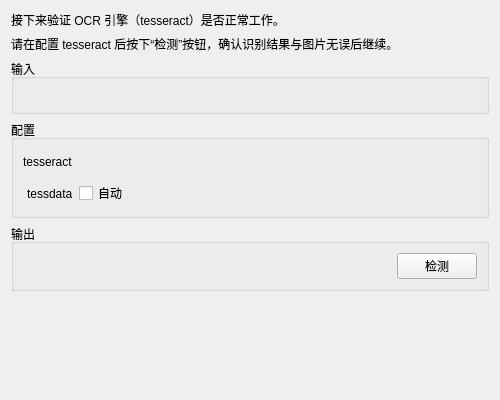
<?xml version="1.0" encoding="UTF-8"?>
<ui version="4.0">
 <class>Prepare_Tesseract</class>
 <widget class="QWidget" name="Prepare_Tesseract">
  <property name="geometry">
   <rect>
    <x>0</x>
    <y>0</y>
    <width>500</width>
    <height>400</height>
   </rect>
  </property>
  <property name="windowTitle">
   <string notr="true">Prepare Tesseract</string>
  </property>
  <layout class="QVBoxLayout" name="verticalLayout">
   <item>
    <widget class="QLabel" name="label">
     <property name="text">
      <string>接下来验证 OCR 引擎（tesseract）是否正常工作。</string>
     </property>
    </widget>
   </item>
   <item>
    <widget class="QLabel" name="label_2">
     <property name="text">
      <string>请在配置 tesseract 后按下“检测”按钮，确认识别结果与图片无误后继续。</string>
     </property>
    </widget>
   </item>
   <item>
    <widget class="QGroupBox" name="groupBox_3">
     <property name="title">
      <string>输入</string>
     </property>
     <layout class="QHBoxLayout" name="horizontalLayout_2">
      <item>
       <widget class="QLabel" name="imageLabel">
        <property name="sizePolicy">
         <sizepolicy hsizetype="Expanding" vsizetype="Preferred">
          <horstretch>0</horstretch>
          <verstretch>0</verstretch>
         </sizepolicy>
        </property>
        <property name="text">
         <string notr="true"/>
        </property>
        <property name="pixmap">
         <pixmap>:/images/ocr_test.png</pixmap>
        </property>
        <property name="alignment">
         <set>Qt::AlignLeading|Qt::AlignLeft|Qt::AlignTop</set>
        </property>
       </widget>
      </item>
     </layout>
    </widget>
   </item>
   <item>
    <widget class="QGroupBox" name="groupBox">
     <property name="title">
      <string>配置</string>
     </property>
     <layout class="QFormLayout" name="formLayout">
      <property name="labelAlignment">
       <set>Qt::AlignRight|Qt::AlignTrailing|Qt::AlignVCenter</set>
      </property>
      <item row="0" column="0">
       <widget class="QLabel" name="label_4">
        <property name="sizePolicy">
         <sizepolicy hsizetype="Preferred" vsizetype="Expanding">
          <horstretch>0</horstretch>
          <verstretch>0</verstretch>
         </sizepolicy>
        </property>
        <property name="text">
         <string notr="true">tesseract</string>
        </property>
       </widget>
      </item>
      <item row="0" column="1">
       <widget class="FileSelector" name="tesseractFileSelector" native="true"/>
      </item>
      <item row="1" column="0">
       <widget class="QLabel" name="label_5">
        <property name="sizePolicy">
         <sizepolicy hsizetype="Preferred" vsizetype="Expanding">
          <horstretch>0</horstretch>
          <verstretch>0</verstretch>
         </sizepolicy>
        </property>
        <property name="text">
         <string notr="true">tessdata</string>
        </property>
       </widget>
      </item>
      <item row="1" column="1">
       <widget class="QWidget" name="widget_2" native="true">
        <layout class="QHBoxLayout" name="horizontalLayout">
         <property name="leftMargin">
          <number>0</number>
         </property>
         <property name="topMargin">
          <number>0</number>
         </property>
         <property name="rightMargin">
          <number>0</number>
         </property>
         <property name="bottomMargin">
          <number>0</number>
         </property>
         <item>
          <widget class="QCheckBox" name="tessdataAutoCheckBox">
           <property name="text">
            <string>自动</string>
           </property>
          </widget>
         </item>
         <item>
          <widget class="FileSelector" name="tessdataFileSelector" native="true">
           <property name="sizePolicy">
            <sizepolicy hsizetype="Expanding" vsizetype="Preferred">
             <horstretch>0</horstretch>
             <verstretch>0</verstretch>
            </sizepolicy>
           </property>
          </widget>
         </item>
        </layout>
       </widget>
      </item>
     </layout>
    </widget>
   </item>
   <item>
    <widget class="QGroupBox" name="groupBox_2">
     <property name="title">
      <string>输出</string>
     </property>
     <layout class="QHBoxLayout" name="horizontalLayout_3">
      <item>
       <widget class="QLabel" name="resultLabel">
        <property name="sizePolicy">
         <sizepolicy hsizetype="Expanding" vsizetype="Preferred">
          <horstretch>0</horstretch>
          <verstretch>0</verstretch>
         </sizepolicy>
        </property>
        <property name="text">
         <string notr="true"/>
        </property>
       </widget>
      </item>
      <item>
       <widget class="QPushButton" name="executeButton">
        <property name="text">
         <string>检测</string>
        </property>
       </widget>
      </item>
     </layout>
    </widget>
   </item>
   <item>
    <spacer name="verticalSpacer">
     <property name="orientation">
      <enum>Qt::Vertical</enum>
     </property>
     <property name="sizeHint" stdset="0">
      <size>
       <width>20</width>
       <height>40</height>
      </size>
     </property>
    </spacer>
   </item>
  </layout>
 </widget>
 <customwidgets>
  <customwidget>
   <class>FileSelector</class>
   <extends>QWidget</extends>
   <header location="global">...implements.components.fileSelector</header>
   <container>1</container>
  </customwidget>
 </customwidgets>
 <resources/>
 <connections/>
</ui>
